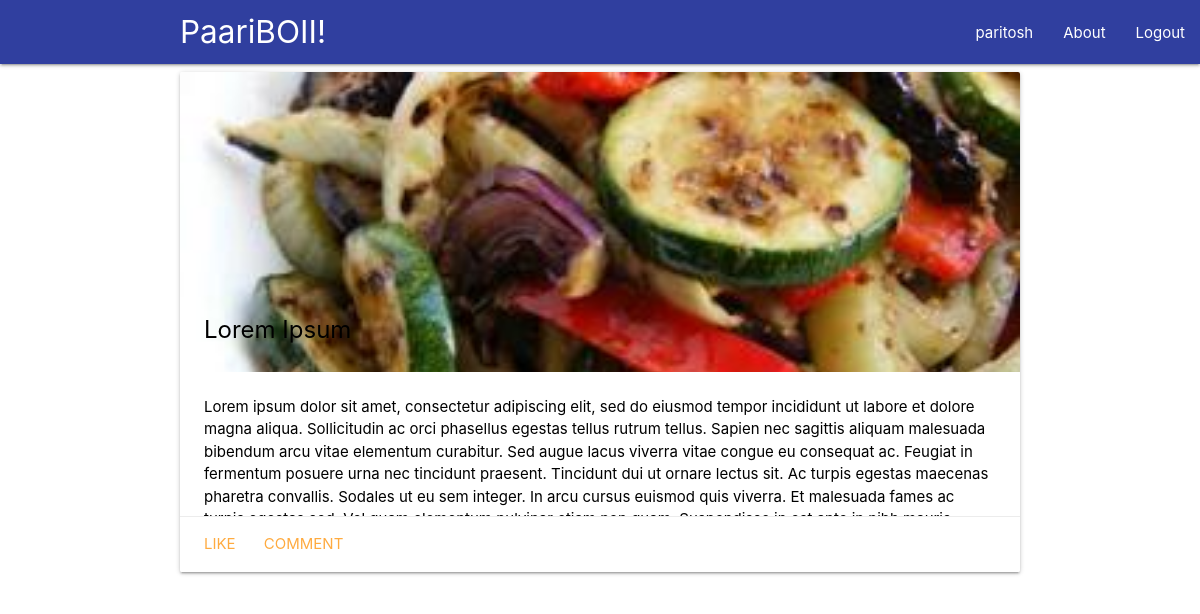
Page /post/7/ (signed in) on the committed database.
### network/models.py (models this page shows, shortened)
class Post(models.Model):
    title = models.CharField(max_length = 100)
    content = models.TextField()
    created_on = models.TimeField(auto_now = True)
    author = models.ForeignKey(User, on_delete = models.CASCADE,)
    image = models.ImageField(default = 'default.jpg',upload_to = 'post_pics',)

### network/views.py (the view)
# urls.py: path('post/<int:pk>/', user_views.PostDetail.as_view(), name = 'post_detail'),
class PostDetail(DetailView):
    model = Post

### network/templates/network/post_detail.html
{% extends "network/base.html"%}
{% block content %}
<div class="row">
<div class = "container">
    <div class="card large">
      <div class="card-image">
        <img src = {{ object.image.url }}>
          <span class="card-title black-text"><b>{{ object.title}}</b></span>
      </div>
        <div class="card-content black-text">
          <p>{{ object.content }}</p>
        </div>
        {% if object.author == user %}
        <div class="card-action">
          <a href="{% url 'network:post_update' object.id %}">Update</a>
          <a href="{% url 'network:post_delete' object.id %}">Delete</a>
        </div>
        {% else %}
        <div class="card-action">
          <a href="#">Like</a>
          <a href="#">Comment</a>
        </div>
        {% endif %}
      </div>
    </div>
  </div>
{% endblock%}

### network/templates/network/base.html (shortened to what this page needs)
{% load static %}
<html>
<head>
        <link type="text/css" rel="stylesheet" href="{% static 'css/materialize.css'%}"  media="screen,projection"/>
</head>
<body>
    <nav class="indigo darken-2">
    <div class="nav-wrapper">
        <div class="container">
            <a href="{% url 'network:homepage'%}" data-target="slide-out" class="brand-logo">PaariBOII!</a>
        </div>
        <ul id="nav-mobile" class="right hide-on-med-and-down">
            {% if user.is_authenticated %}
            <li><a class="waves-effect" href="{% url 'network:profile_detail' user.profile.id %}">{{ user.username }}</a></li>
            <li><a class="waves-effect" href="#AboutPage">About</a></li>
            <li><a class="waves-effect" href="{% url 'network:logout'%}?next=/" on onclick="M.toast({html: 'logged out'})">Logout</a></li>
            {% else%}
            <li><a class="waves-effect" href="{% url 'network:register'%}">Register</a></li>
            <li><a class="waves-effect" href="{% url 'network:login'%}">Login</a></li>
            {% endif %}
        </ul>
    </div>
    </nav>
    {% block content %}
    {% endblock %}
</body>
</html>

### rows in the picture
Post: image (placeholder picture), title "Lorem Ipsum", content "Lorem ipsum dolor sit amet, consectetur adipiscing elit, sed do eiusmod tempor incididunt ut labore et dolore magna aliqua. Sollicitudin ac orci phasellus egestas tellus rutrum tellus. Sapien nec sagittis aliquam malesuada bibendum arcu vitae elementum curabitur. Sed augue lacus viverra vitae congue eu consequat ac. Feugiat in fermentum posuere urna nec tincidunt praesent. Tincidunt dui ut ornare lectus sit. Ac turpis egestas maecenas pharetra convallis. Sodales ut eu sem integer. In arcu cursus euismod quis viverra. Et malesuada fames ac…"

### other values in the picture
{{ user.username }} "paritosh"
